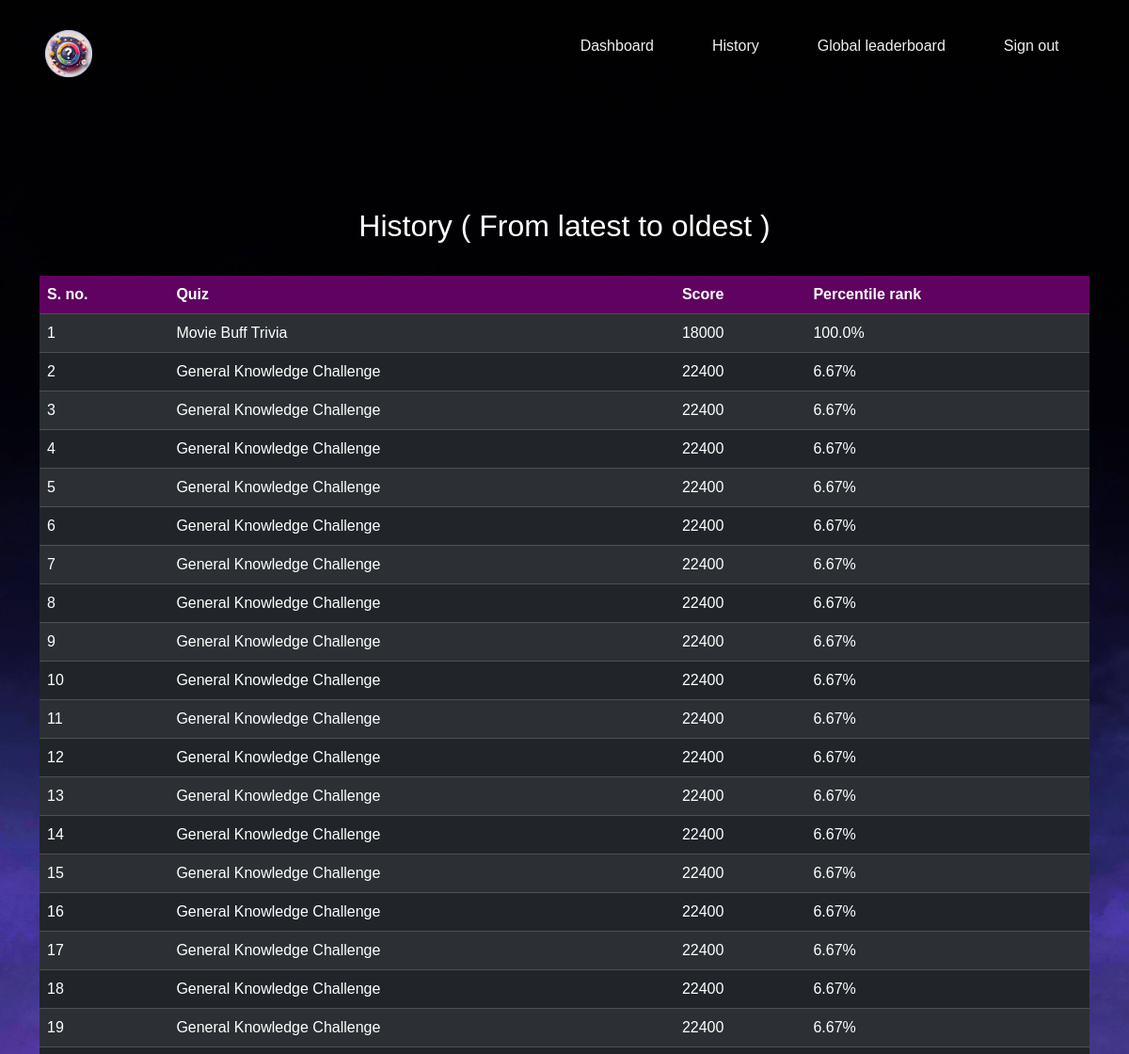
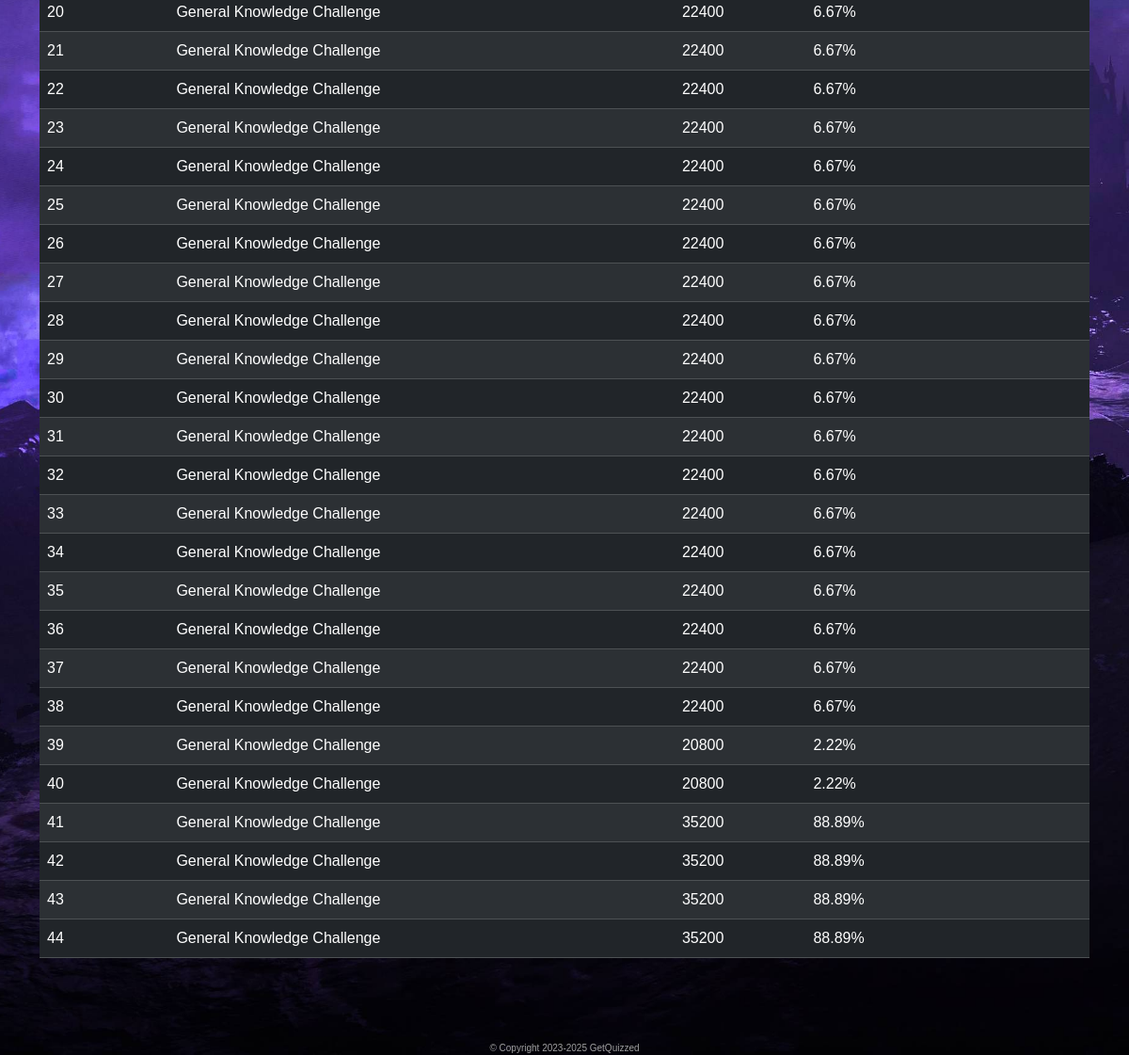
The app's page /history (signed in) with its own data (2 pictures, top to bottom).
### tables this page shows
CREATE TABLE Scores (
    score_id INTEGER PRIMARY KEY,
    user_id INTEGER NOT NULL,
    quiz_id INTEGER NOT NULL,
    score INTEGER NOT NULL,
    timestamp TIMESTAMP DEFAULT CURRENT_TIMESTAMP,
    FOREIGN KEY (user_id) REFERENCES Users(id),
    FOREIGN KEY (quiz_id) REFERENCES Quizzes(quiz_id)
);

CREATE TABLE Quizzes (
    quiz_id INTEGER PRIMARY KEY AUTOINCREMENT,
    title TEXT NOT NULL,
    description TEXT
);

### app.py (the view)
@app.route('/history')
@login_required
def history():
    user_id = session['user_id']
    history_data = db.execute("""
        SELECT Scores.score_id, Quizzes.title, Scores.score, Scores.timestamp,Quizzes.quiz_id
        FROM Scores
        JOIN Quizzes ON Scores.quiz_id = Quizzes.quiz_id
        WHERE Scores.user_id = ?
        ORDER BY Scores.timestamp DESC
    """, user_id)
    for entry in history_data:
        quiz_id = entry['quiz_id']
        user_score = entry['score']
        total_scores = db.execute("SELECT score FROM Scores WHERE quiz_id = ?", quiz_id)
        percentile_rank = calculate_percentile_rank(user_score, total_scores)
        entry['percentile_rank'] = f"{round(percentile_rank,2)}%"
    return render_template('history.html', history_data=history_data)

### app.py (called while the page is built)
@app.after_request
def after_request(response):
    response.headers["Cache-Control"] = "no-cache, no-store, must-revalidate"
    response.headers["Expires"] = 0
    response.headers["Pragma"] = "no-cache"
    return response

def calculate_percentile_rank(user,total):
    scores = [entry['score'] for entry in total]
    sorted_scores = sorted(scores)
    user_position = sorted_scores.index(user)+1
    percentile_rank = (user_position /len(sorted_scores)) * 100
    if user == 40000:
        return 100
    return percentile_rank

### helpers.py (called while the page is built)
def login_required(f):
    @wraps(f)
    def decorated_function(*args, **kwargs):
        if session.get("user_id") is None:
            return redirect("/login")
        return f(*args, **kwargs)
    return decorated_function

### templates/history.html (shortened to what this page needs)
{% extends "layout.html" %}
{% block links %}
<link href="https://cdn.jsdelivr.net/npm/bootstrap@5.3.2/dist/css/bootstrap.min.css" rel="stylesheet">
<link rel="stylesheet" href="/static/quizzed.css">
{% endblock %}
{% block main %}
<h1 class="page-title">History ( From latest to oldest )</h1>
<div class="container">
  <table class="table table-dark table-striped">
    <thead>
      <tr>
        <th>S. no.</th>
        <th>Quiz</th>
        <th>Score</th>
        <th>Percentile rank</th>
      </tr>
    </thead>
    {% for entry in  history_data %}
    <tr>
      <td> {{ loop.index }}</td>
      <td>{{ entry['title'] }}</td>
      <td> {{ entry['score'] }}</td>
      <td> {{ entry['percentile_rank'] }}</td>
    </tr>
    {% endfor %}
  </table>
</div>
{% endblock %}

### static/quizzed.css (style rules this page uses)
th { background-color: #600260 !important; }
.page-title { font-size: 2rem; margin: 3%; text-align: center; }

### static/layout.css (style rules this page uses)
* { margin: 0; padding: 0; box-sizing: border-box; font-family: Arial, Helvetica, sans-serif; }
:root { --white: white; --black: rgb(0, 0, 0); --links: 18px; --paragraph: 24px; --heading: 40px; --logoS: 100px; }
body { min-height: 100vh; min-width: 100%; background: url(/static/background.jpg); background-position: center; background-repeat: no-repeat; background-size: cover; background-attachment: fixed; }
* { box-sizing: border-box; }
body { margin: 0; font-family: 'Segoe UI'; }

### records on screen
Scores: title "Movie Buff Trivia", score "18000", percentile_rank "100.0%"
Scores: title "General Knowledge Challenge", score "22400", percentile_rank "6.67%"
Scores: title "General Knowledge Challenge", score "22400", percentile_rank "6.67%"
Scores: title "General Knowledge Challenge", score "22400", percentile_rank "6.67%"
Scores: title "General Knowledge Challenge", score "22400", percentile_rank "6.67%"
Scores: title "General Knowledge Challenge", score "22400", percentile_rank "6.67%"
Scores: title "General Knowledge Challenge", score "22400", percentile_rank "6.67%"
Scores: title "General Knowledge Challenge", score "22400", percentile_rank "6.67%"
Scores: title "General Knowledge Challenge", score "22400", percentile_rank "6.67%"
Scores: title "General Knowledge Challenge", score "22400", percentile_rank "6.67%"
Scores: title "General Knowledge Challenge", score "22400", percentile_rank "6.67%"
Scores: title "General Knowledge Challenge", score "22400", percentile_rank "6.67%"
Scores: title "General Knowledge Challenge", score "22400", percentile_rank "6.67%"
Scores: title "General Knowledge Challenge", score "22400", percentile_rank "6.67%"
Scores: title "General Knowledge Challenge", score "22400", percentile_rank "6.67%"
Scores: title "General Knowledge Challenge", score "22400", percentile_rank "6.67%"
Scores: title "General Knowledge Challenge", score "22400", percentile_rank "6.67%"
Scores: title "General Knowledge Challenge", score "22400", percentile_rank "6.67%"
Scores: title "General Knowledge Challenge", score "22400", percentile_rank "6.67%"
Scores: title "General Knowledge Challenge", score "22400", percentile_rank "6.67%"
Scores: title "General Knowledge Challenge", score "22400", percentile_rank "6.67%"
Scores: title "General Knowledge Challenge", score "22400", percentile_rank "6.67%"
Scores: title "General Knowledge Challenge", score "22400", percentile_rank "6.67%"
Scores: title "General Knowledge Challenge", score "22400", percentile_rank "6.67%"
Scores: title "General Knowledge Challenge", score "22400", percentile_rank "6.67%"
Scores: title "General Knowledge Challenge", score "22400", percentile_rank "6.67%"
Scores: title "General Knowledge Challenge", score "22400", percentile_rank "6.67%"
Scores: title "General Knowledge Challenge", score "22400", percentile_rank "6.67%"
Scores: title "General Knowledge Challenge", score "22400", percentile_rank "6.67%"
Scores: title "General Knowledge Challenge", score "22400", percentile_rank "6.67%"
Scores: title "General Knowledge Challenge", score "22400", percentile_rank "6.67%"
Scores: title "General Knowledge Challenge", score "22400", percentile_rank "6.67%"
Scores: title "General Knowledge Challenge", score "22400", percentile_rank "6.67%"
Scores: title "General Knowledge Challenge", score "22400", percentile_rank "6.67%"
Scores: title "General Knowledge Challenge", score "22400", percentile_rank "6.67%"
Scores: title "General Knowledge Challenge", score "22400", percentile_rank "6.67%"
Scores: title "General Knowledge Challenge", score "22400", percentile_rank "6.67%"
Scores: title "General Knowledge Challenge", score "22400", percentile_rank "6.67%"
Scores: title "General Knowledge Challenge", score "20800", percentile_rank "2.22%"
Scores: title "General Knowledge Challenge", score "20800", percentile_rank "2.22%"
Scores: title "General Knowledge Challenge", score "35200", percentile_rank "88.89%"
Scores: title "General Knowledge Challenge", score "35200", percentile_rank "88.89%"
Scores: title "General Knowledge Challenge", score "35200", percentile_rank "88.89%"
Scores: title "General Knowledge Challenge", score "35200", percentile_rank "88.89%"
